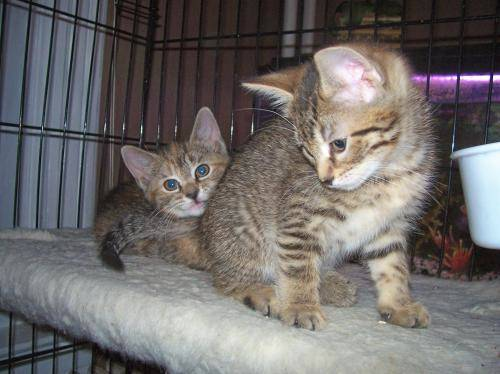
#> input picture test1/test1/10519.jpg, 500 x 374 px; its folder holds only this picture in this run
$ jupyter execute --allow-errors Dogs-vs-Cats-Test.ipynb
#> lines starting #> are read from the running program, lines starting #| are printed output that depends on the picture
# Task 3: Implement a support vector machine (SVM) to classify images of cats and dogs

## Cat vs Dog Image Classifier - Testing / Inference Script

This script is responsible for **loading the trained SVM model** and using it to make predictions on a test set of unlabeled images.

### It performs the following steps:

1. **Loads the trained model** (`svm_model_hog_pca.pkl`) along with its scaler and PCA transformer.
2. **Reads and preprocesses images** from the test folder.
3. **Extracts HOG features** from each image.
4. **Applies PCA and scaling** to transform features just like during training.
5. **Uses the trained SVM model** to predict whether each image is a cat or a dog.
6. **Creates a submission CSV file** with filenames and corresponding predicted labels (`cat` or `dog`), sorted in filename order.

 **Output:** A CSV file named **`submission.csv`** containing predictions for all test images.

## 1. Importing the Libraries

[cell 1]
import os  # For file and directory operations
import numpy as np  # For numerical operations and arrays
import pickle  # For loading the trained SVM model
import pandas as pd  # For creating the submission CSV
from skimage.io import imread  # For reading images
from skimage.transform import resize  # For resizing images to a fixed size
from skimage.color import rgb2gray  # To convert RGB images to grayscale
from skimage.feature import hog  # For extracting HOG features
import re  # For extracting numerical part of filenames (to sort)

## 2. Set path and Configuration

[cell 2]
test_img_dir = "test1/test1"  # Folder containing test images
model_path = "svm_model_hog_pca.pkl"  # Path to the trained model (SVM + Scaler + PCA)
output_csv = "submission.csv"  # Output CSV file where predictions will be saved
img_size = (128, 128)  # Resize all images to this size before feature extraction

## 3. Load the Trained Model SVM model, Scaler and PCA

#> (a cell that did not finish here is left out)

## 4. Helper function to sort filenames numerically

[cell 4]
def sort_key(filename):
    match = re.search(r'(\d+)', filename)
    return int(match.group(1)) if match else float('inf')

## 5. Function to extract HOG features from all test images

[cell 5]
def extract_hog_features_from_folder(folder, img_size=(128, 128)):
#> called with folder = 'test1/test1', img_size = (128, 128)
    features = []
    image_ids = []

    # Sort filenames numerically so output CSV is in order
    filenames = sorted(os.listdir(folder), key=sort_key)

    for filename in filenames:
        if filename.lower().endswith(('.jpg', '.png')):  # Ensure only image files are processed
            file_path = os.path.join(folder, filename)
            img = imread(file_path)  # Load image
#> img is the input picture: shape (374, 500, 3); mean R, G, B 110.9, 106.8, 105.7

            # If image has alpha channel (4 channels), remove the alpha channel
            if img.shape[-1] == 4:
                img = img[:, :, :3]

            # Resize and convert to grayscale for HOG
            img_resized = resize(img, img_size, anti_aliasing=True, preserve_range=True)
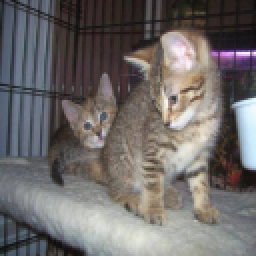
#> img_resized: shape (128, 128, 3) float64 (shown 2 times larger); mean R, G, B 110.9, 106.8, 105.7
            img_gray = rgb2gray(img_resized)
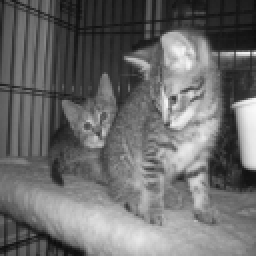
#> img_gray: shape (128, 128) float64 (shown 2 times larger); min 12.36, max 249, mean 107.6

            # Extract HOG features
            hog_feature = hog(
                img_gray,
                orientations=9,
                pixels_per_cell=(8, 8),
                cells_per_block=(2, 2),
                visualize=False,
                channel_axis=None
            )
#> hog_feature = 8100 values, max 0.509 at index 1606, min 0 at index 23, mean 0.13
            features.append(hog_feature)
            image_ids.append(filename)  # Keep track of filenames for CSV output

    return np.array(features), image_ids

## 6. Extract HOG features from test images

[cell 6]
# Extract features
X_test_raw, image_ids = extract_hog_features_from_folder(test_img_dir, img_size=img_size)
#> image_ids = ['10519.jpg']

$ run again, on test1/test1/11038.jpg
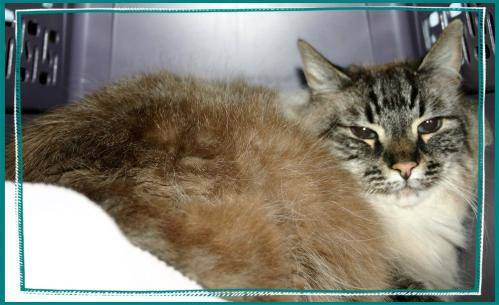
#> input picture test1/test1/11038.jpg, 499 x 305 px
#> in extract_hog_features_from_folder, img is the input picture: shape (305, 499, 3); mean R, G, B 129.2, 128.6, 116.9
#> in extract_hog_features_from_folder, `img_resized = resize(img, img_size, anti_aliasing=True, preserve_range..`:
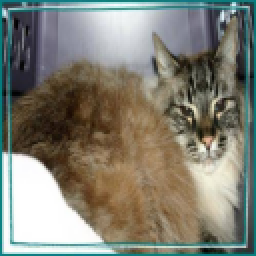
#> img_resized: shape (128, 128, 3) float64 (shown 2 times larger); mean R, G, B 129.3, 128.6, 116.9
#> in extract_hog_features_from_folder, `img_gray = rgb2gray(img_resized)`:
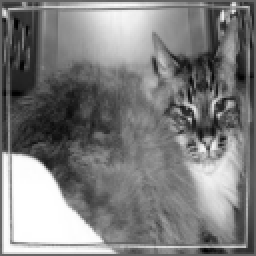
#> img_gray: shape (128, 128) float64 (shown 2 times larger); min 2.01, max 255, mean 127.9; drawn with min black and max white
#> hog_feature = 8100 values, max 0.818 at index 5451, min 0 at index 69, mean 0.127
#> image_ids = ['11038.jpg']

$ run again, on test1/test1/11040.jpg
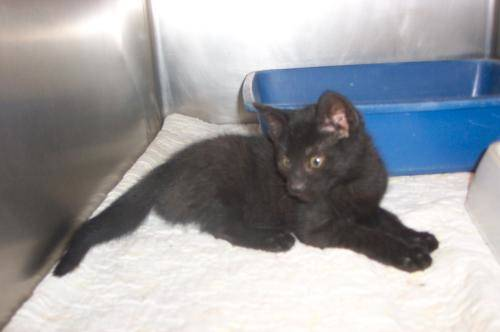
#> input picture test1/test1/11040.jpg, 500 x 332 px
#> in extract_hog_features_from_folder, img is the input picture: shape (332, 500, 3); mean R, G, B 157.2, 158.6, 162.7
#> in extract_hog_features_from_folder, `img_resized = resize(img, img_size, anti_aliasing=True, preserve_range..`:
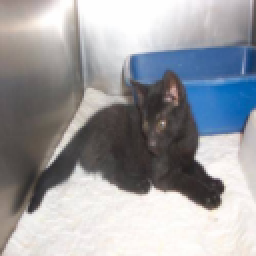
#> img_resized: shape (128, 128, 3) float64 (shown 2 times larger); mean R, G, B 157.2, 158.6, 162.7
#> in extract_hog_features_from_folder, `img_gray = rgb2gray(img_resized)`:
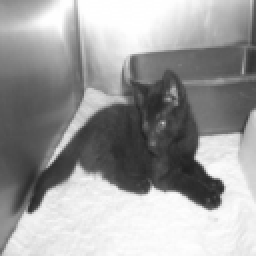
#> img_gray: shape (128, 128) float64 (shown 2 times larger); min 32.74, max 255, mean 158.6
#> hog_feature = 8100 values, max 0.64 at index 3880, min 0 at index 1, mean 0.119
#> image_ids = ['11040.jpg']

$ run again, on test1/test1/1123.jpg
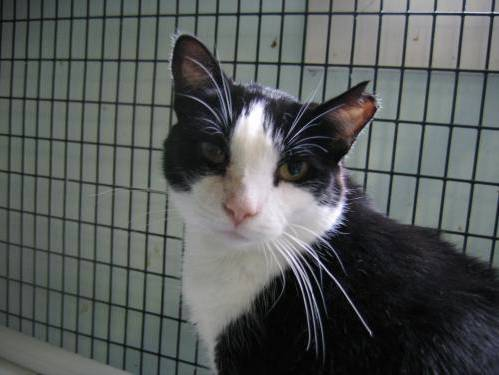
#> input picture test1/test1/1123.jpg, 499 x 375 px
#> in extract_hog_features_from_folder, img is the input picture: shape (375, 499, 3); mean R, G, B 86.1, 90.3, 89.3
#> in extract_hog_features_from_folder, `img_resized = resize(img, img_size, anti_aliasing=True, preserve_range..`:
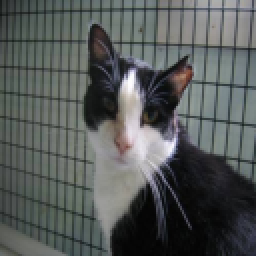
#> img_resized: shape (128, 128, 3) float64 (shown 2 times larger); mean R, G, B 86.1, 90.3, 89.3
#> hog_feature = 8100 values, max 0.462 at index 6722, min 0 at index 23, mean 0.128
#> image_ids = ['1123.jpg']

$ run again, on test1/test1/10609.jpg
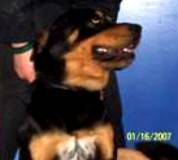
#> input picture test1/test1/10609.jpg, 178 x 160 px
#> in extract_hog_features_from_folder, img is the input picture: shape (160, 178, 3); mean R, G, B 74.7, 68.4, 75.9
#> in extract_hog_features_from_folder, `img_resized = resize(img, img_size, anti_aliasing=True, preserve_range..`:
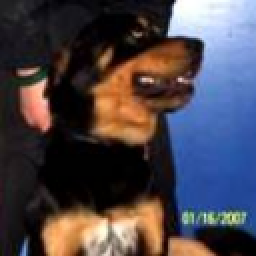
#> img_resized: shape (128, 128, 3) float64 (shown 2 times larger); mean R, G, B 74.8, 68.4, 76
#> in extract_hog_features_from_folder, `img_gray = rgb2gray(img_resized)`:
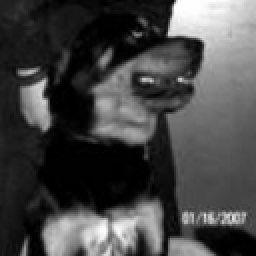
#> img_gray: shape (128, 128) float64 (shown 2 times larger); min 1.39e-08, max 255, mean 70.3
#> hog_feature = 8100 values, max 0.644 at index 4688, min 0 at index 52, mean 0.123
#> image_ids = ['10609.jpg']
